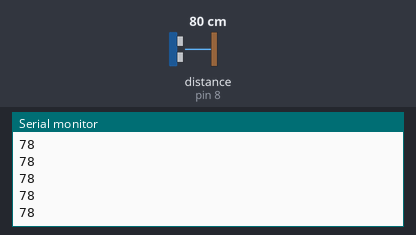
The sketch below on a simulated Arduino Uno, built with avr-gcc and run on an emulated ATmega328P. Parts: the last lines printed to the serial monitor. Wiring (inferred from the names in the program): ultrasonic range finder: trigger pin 9; echo pin 8. Inputs (shaded band) come from the test bench; at power-on: distance to the obstacle (sensor on pin 8) 80 cm. The echo pulse lasts 58.3 µs per cm; the audio player accepts every command and is not drawn.

Above: at 1.7 s.
1.8 s: distance to the obstacle (sensor on pin 8) set to 2 cm
At 2.9 s:
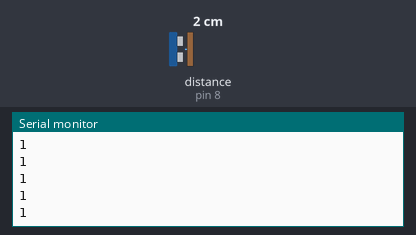
3.3 s: distance to the obstacle (sensor on pin 8) set to 4 cm
At 4.4 s:
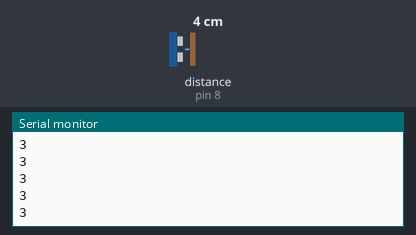
Timing chart, 0 to 6.3 s (numbered marks = the images above; inputs shaded):
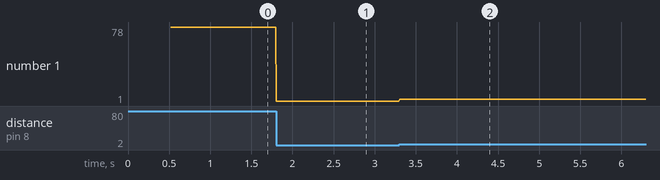

The sketch:

main.ino
```cpp
#include "Arduino.h"
#include "SoftwareSerial.h"
#include "DFRobotDFPlayerMini.h"

#define TRIG 9 //TRIG 핀 설정 (초음파 보내는 핀)
#define ECHO 8 //ECHO 핀 설정 (초음파 받는 핀)
int toggle = LOW;

SoftwareSerial mySoftwareSerial(10, 11); // RX, TX
DFRobotDFPlayerMini myDFPlayer;
void printDetail(uint8_t type, int value);

void setup()
{
  pinMode(TRIG, OUTPUT);
  pinMode(ECHO, INPUT);
  mySoftwareSerial.begin(9600);
  Serial.begin(115200);

  Serial.println();
  Serial.println(F("DFRobot DFPlayer Mini Demo"));
  Serial.println(F("Initializing DFPlayer ... (May take 3~5 seconds)"));

  if (!myDFPlayer.begin(mySoftwareSerial)) {  //Use softwareSerial to communicate with mp3.
    Serial.println(F("Unable to begin:"));
    Serial.println(F("1.Please recheck the connection!"));
    Serial.println(F("2.Please insert the SD card!"));
    while(true);
  }
  Serial.println(F("DFPlayer Mini online."));

  myDFPlayer.volume(30);  //Set volume value. From 0 to 30
}

void loop()
{
  static unsigned long timer = millis();

  long duration, distance;
  digitalWrite(TRIG, LOW);
  delayMicroseconds(2);
  digitalWrite(TRIG, HIGH);
  delayMicroseconds(20);
  digitalWrite(TRIG, LOW);

  duration = pulseIn (ECHO, HIGH);
  distance = duration * 17 / 1000;
  Serial.println(distance);
  if (distance <= 55 && distance >= 35) {
    if (toggle == LOW){
      toggle = HIGH;
      myDFPlayer.play(1);  //Play the first mp3
      delay(3000);
    }
  }
  else {
    toggle = LOW;
  }

  if (myDFPlayer.available()) {
    printDetail(myDFPlayer.readType(), myDFPlayer.read()); //Print the detail message from DFPlayer to handle different errors and states.
  }
  delay(10);
}

void printDetail(uint8_t type, int value){
  switch (type) {

    case WrongStack:
      Serial.println(F("Stack Wrong!"));
      break;
    case DFPlayerCardInserted:
      Serial.println(F("Card Inserted!"));
      break;
    case DFPlayerCardRemoved:
      Serial.println(F("Card Removed!"));
      break;
    case DFPlayerCardOnline:
      Serial.println(F("Card Online!"));
      break;
    case DFPlayerPlayFinished:
      Serial.print(F("Number:"));
      Serial.print(value);
      Serial.println(F(" Play Finished!"));
      break;
    case DFPlayerError:
      Serial.print(F("DFPlayerError:"));
      switch (value) {
        case Busy:
          Serial.println(F("Card not found"));
          break;
        case Sleeping:
          Serial.println(F("Sleeping"));
          break;
        case SerialWrongStack:
          Serial.println(F("Get Wrong Stack"));
          break;
        case CheckSumNotMatch:
          Serial.println(F("Check Sum Not Match"));
          break;
        case FileIndexOut:
          Serial.println(F("File Index Out of Bound"));
          break;
        case FileMismatch:
          Serial.println(F("Cannot Find File"));
          break;
        case Advertise:
          Serial.println(F("In Advertise"));
          break;
        default:
          break;
      }
      break;
    default:
      break;
  }

}
```

Measured:
- after the input at 1.8 s, the serial monitor: prints a new line at once (image 1)
- after the input at 3.3 s, the serial monitor: prints a new line at once (image 2)
- plotted number 1: 78 → 1 after the input at 1.8 s, 1 → 3 after the input at 3.3 s
